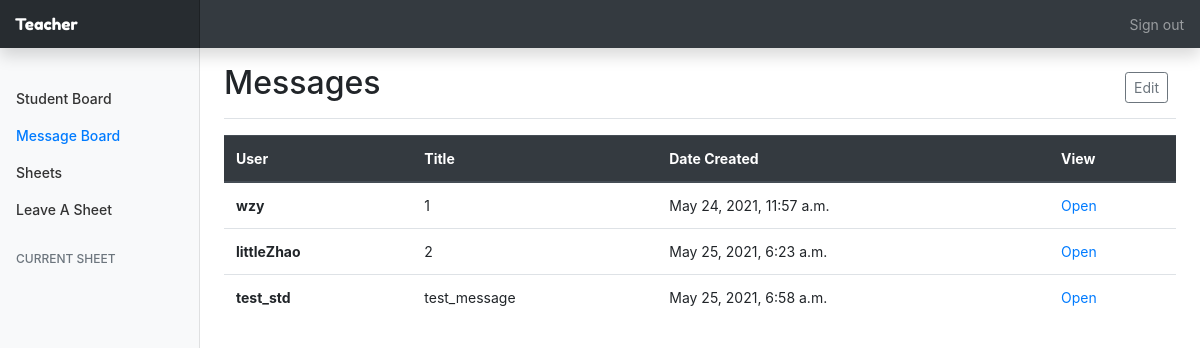
The page /teacher/message/All-Messages/ on the database its author committed.
### student/models.py (models this page shows, shortened)
class Message(models.Model):
    user = models.CharField(max_length=20, blank=True)
    title = models.CharField(max_length=20, blank=False)
    body = RichTextField(config_name='ckeditor')
    message_slug = models.SlugField(null=True)
    created_at = models.DateTimeField(auto_now_add=True)

### teacher/views.py (the view)
# urls.py: path('message/All-Messages/', MessageList.as_view(), name='messages_list'),
class MessageList(ListView):
    print('调用了111')
    template_name = 'teacher/messages_list.html'
    context_object_name = 'messages'
    '''我现在终于搞懂,get_queryset()是返回后台数据库中数据的一个方法'''
    print('调用了222')
    def get_queryset(self):
        print('调用了')
        queryset = Message.objects.filter()
        return queryset

### templates/teacher/messages_list.html (shortened to what this page needs)
{% extends "teacher/base_tch.html" %}
{% block header %}
  {% if single_message %}
    {{ message.title }}
  {% else %}
    Messages
  {% endif %}
{% endblock %}
{% block Messages %}active{% endblock %}
{% block content %}
{% if single_message %}
  {{message.body|safe}}
{% else %}
<table class="table">
  <thead class="thead-dark">
    <tr>
      <th scope="col">User</th>
      <th scope="col">Title</th>
      <th scope="col">Date Created</th>
      <th scope="col">View</th>
    </tr>
  </thead>
{% if messages|length == 0 %}
<tbody>
  <tr>
    <th scope="row">Lecture 1: Example</th>
    <td>Example Class</td>
    <td>January 1, 2019, 12:01 a.m.</td>
    <td> Open </td>
  </tr>
</tbody>
</table>
{% else %}
  <tbody>
    {% for message in messages %}
    <tr>
      <th scope="row">{{ message.user }}</th>
      <td>{{ message.title }}</td>
      <td>{{ message.created_at }}</td>
      <td>
        <a href="{% url "teacher:one_message" message.message_slug %}">
         Open </a>
      </td>
    </tr>
    {% endfor %}
  </tbody>
  </table>
{% endif %}
{% endif %}
{% endblock %}

### statics/notes/css/base.css (style rules this page uses)
body { font-size: .875rem; }

### rows shown on the page
Message: user "wzy", title "1", created_at "May 24, 2021, 11:57 a.m."
Message: user "littleZhao", title "2", created_at "May 25, 2021, 6:23 a.m."
Message: user "test_std", title "test_message", created_at "May 25, 2021, 6:58 a.m."
